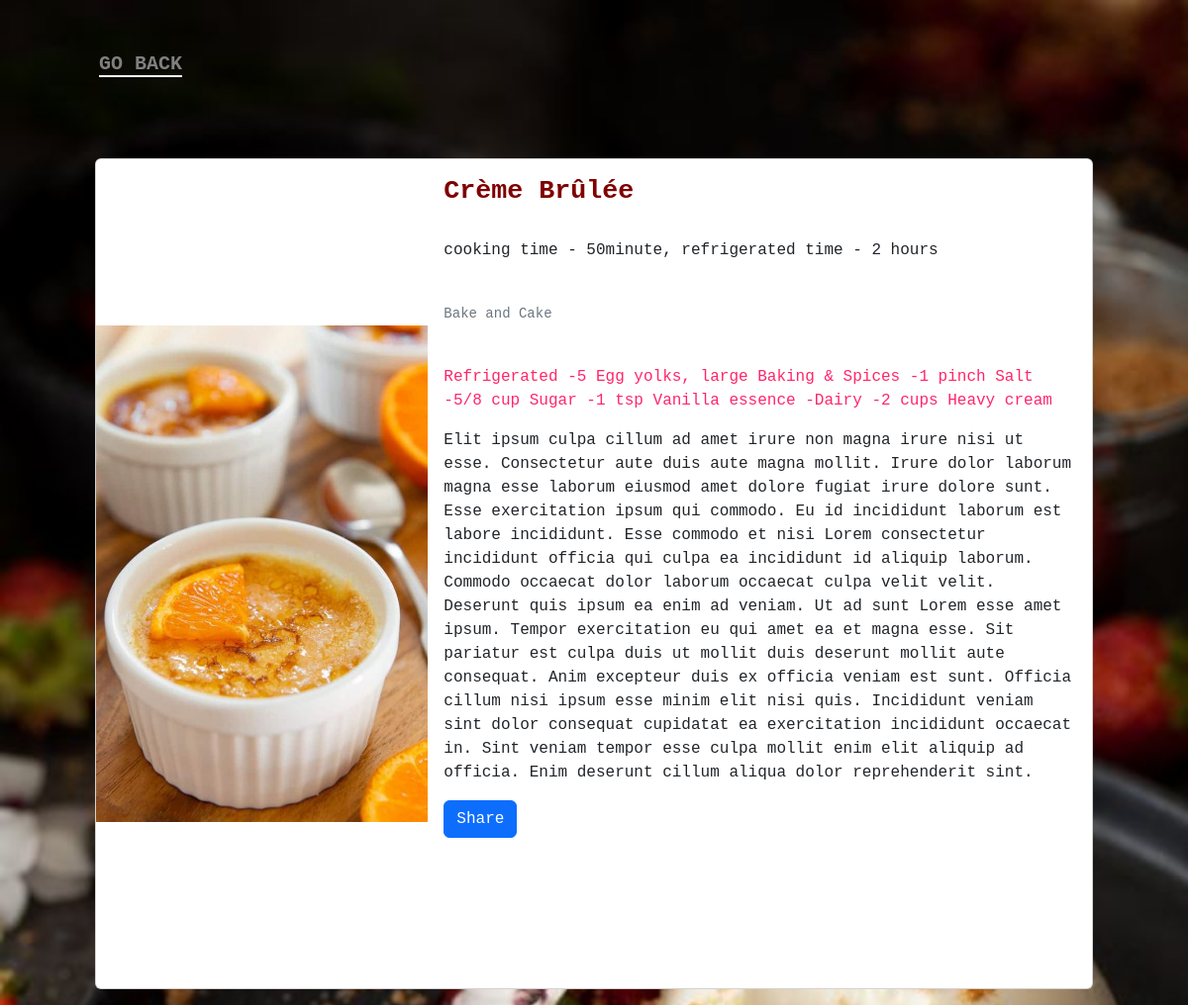
The page /recipe/detail/2 on the database its author committed.
### recipes/models.py (models this page shows, shortened)
class Recipe(models.Model):
    name = models.CharField(max_length=50 , blank = False , null = False)
    label = models.ForeignKey(Label,on_delete=models.CASCADE)
    slug = models.SlugField(unique=True)
    serving = models.IntegerField(blank = True,null = True)
    description  =models.TextField(max_length = 300,blank = True , null = True)
    ingredient =models.TextField(blank = True,null = True)
    method = models.TextField(blank = False , null = False)
    image = models.ImageField(upload_to = 'upload/',blank = True , null = True)

class Label(models.Model):
   name = models.CharField(max_length=50,null = False,blank =False)
   def __str__(self):
        return self.name

### recipes/views.py (the view)
# urls.py: path('detail/<int:id>',views.recipe_details,name = "recipe_details"),]
def recipe_details(request,id : int):
    recipe = Recipe.objects.get(pk = id)
    share_string = quote_plus(recipe.name)
    context = {
  "recipe":recipe,
  "share_string":share_string,
    }
    return render (request,'recipes/detail.html',context)

### recipes/templates/recipes/detail.html (shortened to what this page needs)
{%load static %}
<!DOCTYPE HTML>
<html>
<head>
    <link rel ="stylesheet" href = "{% static '/css/recipe.css'%}"/>
    <link rel ="stylesheet" href = "{% static '/css/detail.css'%}"/>
  <link rel = "stylesheet" href ="https://cdnjs.cloudflare.com/ajax/libs/font-awesome/6.2.0/css/all.min.css"/>
<link href="https://cdn.jsdelivr.net/npm/bootstrap@5.2.2/dist/css/bootstrap.min.css" rel="stylesheet">
</head>
<body>
<div class = "row">
    <div class = "col">
        <div class = 'button'><a href ="http://localhost:8000/recipe">Go Back</a></div>
        <div class="card mb-3" style="margin-top:80px;max-height:50%;background-color:;">
            <div class="row g-0">
              <div class="col-md-4">
                <img class ='img' src="{{recipe.image.url}}" style="width:100%" >
              </div>
              <div class="col-md-8">
                <div class="card-body" style="width:100%" >
                  <h5 class="card-title" style ="color:rgb(128,0,0);font-size:20pt; font-weight: 600">{{recipe.name}}</h5>
                  <p class="card-text">{{recipe.description}}</p>
                <p class="card-text"><small class="text-muted">{{recipe.label}}</small></p>
                <p style ="color:#ff266b;">{{recipe.ingredient}}</p>
                <p>{{recipe.method}}</p>
                <p>
                  <button class="btn btn-primary" type="button" data-bs-toggle="collapse" data-bs-target="#collapseWidthExample" aria-expanded="false" aria-controls="collapseWidthExample">
                   Share
                  </button>
                  </p>
                  <div style="min-height: 120px;">
                                  </div>
                </div>
               </div>
               </div>
        </div>
</body>
</html>

### static/css/recipe.css (style rules this page uses)
* { padding:0 ; margin:0; font-family:'Courier New', Courier, monospace; background-repeat:no-repeat; box-sizing : boder-box }
body { width: 100%; height: 100vh; background:white; background-image: url('/static/images/panna.jpg'); background-repeat: no-repeat; background-size: cover; padding-left: 8%; padding-right: 8%; box-sizing: border-box; }
.row { display:flex ; height: 68%; align-items: center; }
.col { flex-basis: 50%; }

### static/css/detail.css (style rules this page uses)
.button { margin-top: 50px; padding: 0 ; }
.button a { text-decoration: none; text-transform: uppercase; border-bottom:solid 2px white; color:grey; font-size: 20px; font-weight: 600; letter-spacing: 1.5; margin: 4px; }
body { background-color: white; }
.btn-primary { justify-content: center; }

### rows shown on the page
Recipe: image (picture), name "Crème Brûlée", description "cooking time - 50minute, refrigerated time - 2 hours", label "Bake and Cake", ingredient "Refrigerated -5 Egg yolks, large Baking & Spices -1 pinch Salt -5/8 cup Sugar -1 tsp Vanilla essence -Dairy -2 cups Heavy cream", method "Elit ipsum culpa cillum ad amet irure non magna irure nisi ut esse. Consectetur aute duis aute magna mollit. Irure dolor laborum magna esse laborum eiusmod amet dolore fugiat irure dolore sunt. Esse exercitation ipsum qui commodo. Eu id incididunt laborum est labore incididunt. Esse commodo et nisi Lorem consectetur incididunt officia qui culpa ea incididunt id aliquip laborum. Commodo occaecat dolor laborum occaecat culpa velit velit. Deserunt quis ipsum ea enim ad veniam. Ut ad sunt Lorem esse amet ipsum. Tempor exercitation eu qui amet ea et magna esse. Sit pariatur est culpa duis ut mollit duis deserunt mollit aute consequat. Anim excepteur duis ex officia veniam est sunt. Officia…"
